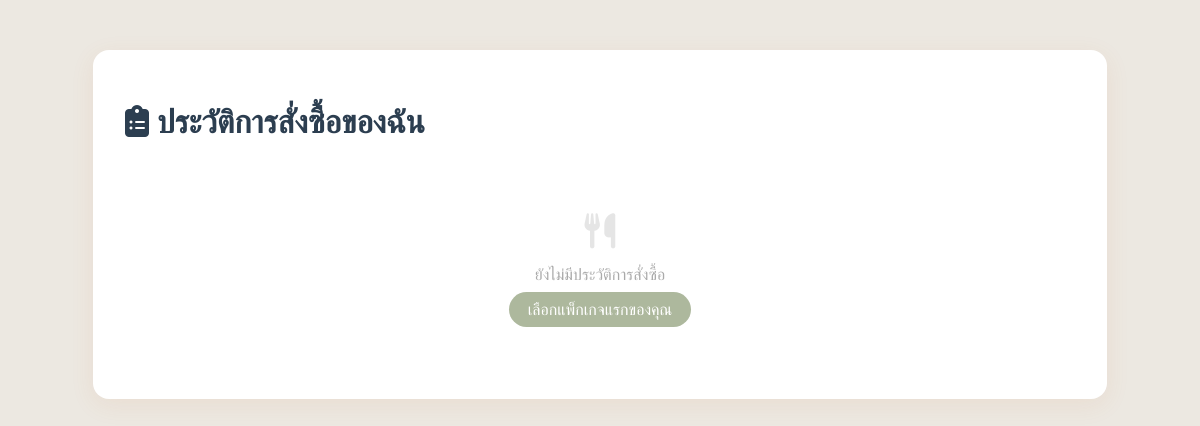
The app's page /KruaThai/order-history.php (signed in), older data.
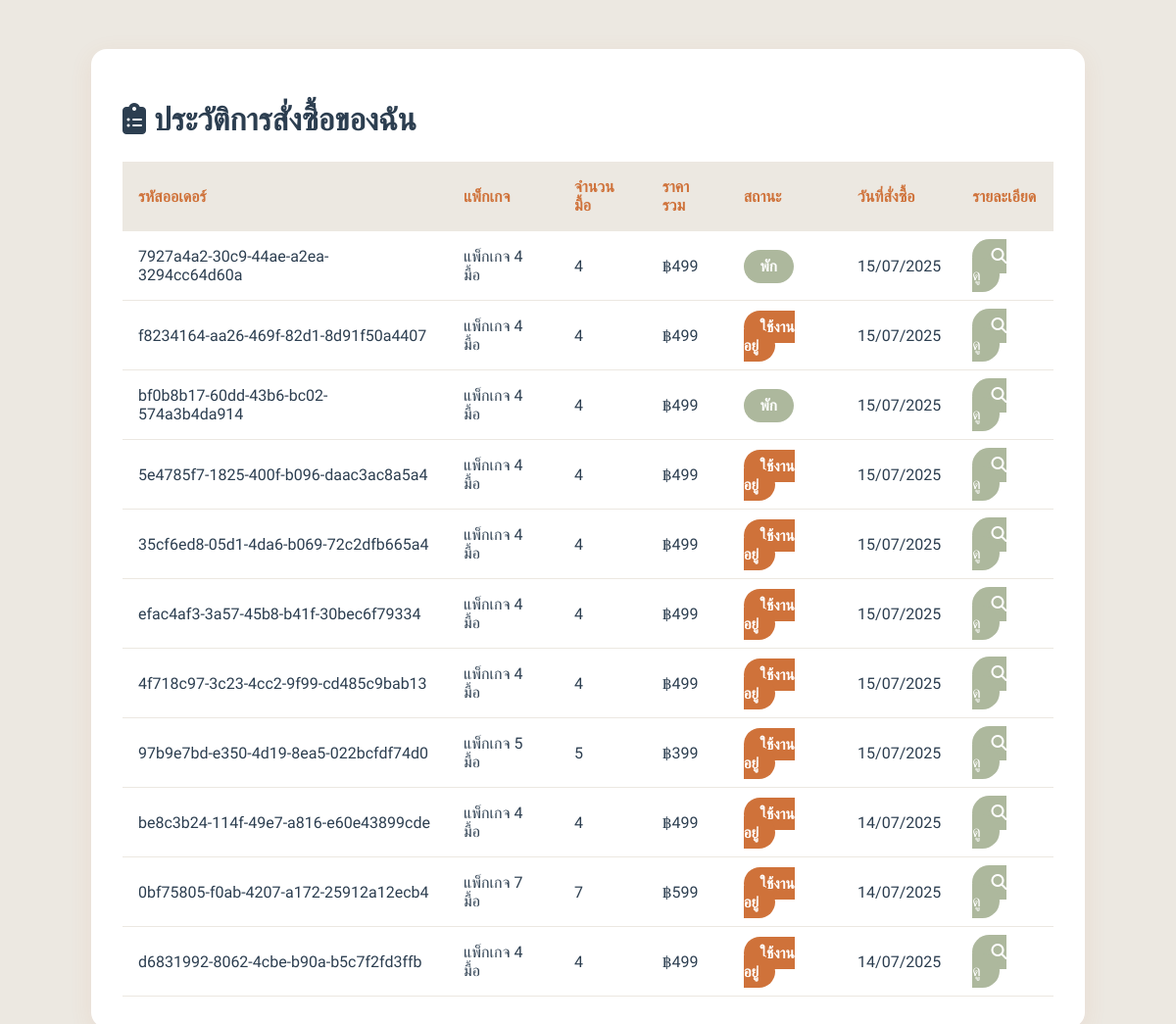
The same page, newer data.
### tables this page shows
CREATE TABLE `subscriptions` (
  `id` char(36) NOT NULL,
  `user_id` char(36) NOT NULL,
  `plan_id` char(36) NOT NULL,
  `status` enum('active','paused','cancelled','expired','pending_payment') DEFAULT 'pending_payment',
  `start_date` date NOT NULL,
  `end_date` date DEFAULT NULL,
  `next_billing_date` date DEFAULT NULL,
  `billing_cycle` enum('weekly','monthly') NOT NULL,
  `total_amount` decimal(8,2) NOT NULL,
  `discount_applied` decimal(8,2) DEFAULT '0.00',
  `delivery_days` longtext,
  `preferred_delivery_time` enum('morning','afternoon','evening','flexible') DEFAULT 'afternoon',
  `special_instructions` text,
  `pause_start_date` date DEFAULT NULL,
  `pause_end_date` date DEFAULT NULL,
  `skip_dates` longtext,
  `auto_renew` tinyint(1) DEFAULT '1',
  `cancellation_reason` text,
  `cancelled_at` timestamp NULL DEFAULT NULL,
  `cancelled_by` char(36) DEFAULT NULL,
  `created_at` timestamp NOT NULL DEFAULT CURRENT_TIMESTAMP,
  `updated_at` timestamp NOT NULL DEFAULT CURRENT_TIMESTAMP ON UPDATE CURRENT_TIMESTAMP
);

CREATE TABLE `subscription_plans` (
  `id` char(36) NOT NULL,
  `name` varchar(100) NOT NULL,
  `name_thai` varchar(100) DEFAULT NULL,
  `description` text,
  `plan_type` enum('weekly','monthly','custom') NOT NULL,
  `meals_per_week` int(11) NOT NULL,
  `weeks_duration` int(11) DEFAULT '4',
  `base_price` decimal(8,2) NOT NULL,
  `discount_percentage` decimal(5,2) DEFAULT '0.00',
  `final_price` decimal(8,2) NOT NULL,
  `features` longtext,
  `max_skips_per_week` int(11) DEFAULT '2',
  `advance_ordering_days` int(11) DEFAULT '7',
  `is_active` tinyint(1) DEFAULT '1',
  `is_popular` tinyint(1) DEFAULT '0',
  `sort_order` int(11) DEFAULT '0',
  `created_at` timestamp NOT NULL DEFAULT CURRENT_TIMESTAMP,
  `updated_at` timestamp NOT NULL DEFAULT CURRENT_TIMESTAMP ON UPDATE CURRENT_TIMESTAMP
);

### KruaThai/order-history.php (the view, shortened to what this page needs)
<?php
require_once 'config/database.php';
$user_id = $_SESSION['user_id'];
try {
    $stmt = $pdo->prepare("
        SELECT s.*, p.name_thai AS plan_name, p.meals_per_week, p.final_price
        FROM subscriptions s
        LEFT JOIN subscription_plans p ON s.plan_id = p.id
        WHERE s.user_id = ?
        ORDER BY s.created_at DESC
        LIMIT 100
    ");
    $stmt->execute([$user_id]);
    $orders = $stmt->fetchAll(PDO::FETCH_ASSOC);
} catch (Exception $e) {
    $orders = [];
}
?>
<!DOCTYPE html>
<html lang="th">
<head>
    <link href="https://cdnjs.cloudflare.com/ajax/libs/font-awesome/6.4.0/css/all.min.css" rel="stylesheet">
</head>
<body>
    <div class="container">
        <h1><i class="fas fa-clipboard-list"></i> ประวัติการสั่งซื้อของฉัน</h1>
        <?php if (empty($orders)): ?>
            <div class="no-orders">
                <i class="fas fa-utensils" style="font-size:2.2rem; opacity:0.3;"></i>
                <p>ยังไม่มีประวัติการสั่งซื้อ</p>
                <a href="index.php#plans" class="btn">เลือกแพ็กเกจแรกของคุณ</a>
            </div>
        <?php else: ?>
        <table class="history-table">
            <thead>
                <tr>
                    <th>รหัสออเดอร์</th>
                    <th>แพ็กเกจ</th>
                    <th>จำนวนมื้อ</th>
                    <th>ราคารวม</th>
                    <th>สถานะ</th>
                    <th>วันที่สั่งซื้อ</th>
                    <th>รายละเอียด</th>
                </tr>
            </thead>
            <tbody>
            <?php foreach ($orders as $order): ?>
                <tr>
                    <td><?php echo htmlspecialchars($order['id']); ?></td>
                    <td><?php echo htmlspecialchars($order['plan_name'] ?: '—'); ?></td>
                    <td><?php echo htmlspecialchars($order['meals_per_week']); ?></td>
                    <td>฿<?php echo number_format($order['final_price'] ?: 0); ?></td>
                    <td>
                        <?php
                        $status = strtolower($order['status']);
                        $badgeClass = $status;
                        echo "<span class='status-badge $badgeClass'>";
                        if ($status == 'active') echo 'ใช้งานอยู่';
                        elseif ($status == 'paused') echo 'พัก';
                        elseif ($status == 'cancelled') echo 'ยกเลิก';
                        elseif ($status == 'paid') echo 'ชำระแล้ว';
                        elseif ($status == 'pending') echo 'รอชำระเงิน';
                        else echo ucfirst($status);
                        echo "</span>";
                        ?>
                    </td>
                    <td><?php echo date('d/m/Y', strtotime($order['created_at'])); ?></td>
                    <td>
                        <a href="order-detail.php?id=<?php echo urlencode($order['id']); ?>" class="btn">
                            <i class="fas fa-search"></i> ดู
                        </a>
                    </td>
                </tr>
            <?php endforeach; ?>
            </tbody>
        </table>
        <?php endif; ?>
    </div>
</body>
</html>

Row changes from the older to the newer data that the page shows:
added subscriptions: id "7927a4a2-30c9-44ae-a2ea-3294cc64d60a", plan.name_thai "แพ็กเกจ 4 มื้อ", plan.meals_per_week "4", plan.final_price "499", status "พัก", created_at "15/07/2025"
added subscriptions: id "f8234164-aa26-469f-82d1-8d91f50a4407", plan.name_thai "แพ็กเกจ 4 มื้อ", plan.meals_per_week "4", plan.final_price "499", status "ใช้งานอยู่", created_at "15/07/2025"
added subscriptions: id "bf0b8b17-60dd-43b6-bc02-574a3b4da914", plan.name_thai "แพ็กเกจ 4 มื้อ", plan.meals_per_week "4", plan.final_price "499", status "พัก", created_at "15/07/2025"
added subscriptions: id "5e4785f7-1825-400f-b096-daac3ac8a5a4", plan.name_thai "แพ็กเกจ 4 มื้อ", plan.meals_per_week "4", plan.final_price "499", status "ใช้งานอยู่", created_at "15/07/2025"
added subscriptions: id "35cf6ed8-05d1-4da6-b069-72c2dfb665a4", plan.name_thai "แพ็กเกจ 4 มื้อ", plan.meals_per_week "4", plan.final_price "499", status "ใช้งานอยู่", created_at "15/07/2025"
added subscriptions: id "efac4af3-3a57-45b8-b41f-30bec6f79334", plan.name_thai "แพ็กเกจ 4 มื้อ", plan.meals_per_week "4", plan.final_price "499", status "ใช้งานอยู่", created_at "15/07/2025"
added subscriptions: id "4f718c97-3c23-4cc2-9f99-cd485c9bab13", plan.name_thai "แพ็กเกจ 4 มื้อ", plan.meals_per_week "4", plan.final_price "499", status "ใช้งานอยู่", created_at "15/07/2025"
added subscriptions: id "97b9e7bd-e350-4d19-8ea5-022bcfdf74d0", plan.name_thai "แพ็กเกจ 5 มื้อ", plan.meals_per_week "5", plan.final_price "399", status "ใช้งานอยู่", created_at "15/07/2025"
added subscriptions: id "be8c3b24-114f-49e7-a816-e60e43899cde", plan.name_thai "แพ็กเกจ 4 มื้อ", plan.meals_per_week "4", plan.final_price "499", status "ใช้งานอยู่", created_at "14/07/2025"
added subscriptions: id "0bf75805-f0ab-4207-a172-25912a12ecb4", plan.name_thai "แพ็กเกจ 7 มื้อ", plan.meals_per_week "7", plan.final_price "599", status "ใช้งานอยู่", created_at "14/07/2025"
added subscriptions: id "d6831992-8062-4cbe-b90a-b5c7f2fd3ffb", plan.name_thai "แพ็กเกจ 4 มื้อ", plan.meals_per_week "4", plan.final_price "499", status "ใช้งานอยู่", created_at "14/07/2025"
Text that changed along with them:
text no longer shown: "ยังไม่มีประวัติการสั่งซื้อ เลือกแพ็กเกจแรกของคุณ"
text now shown: "รหัสออเดอร์ แพ็กเกจ จำนวนมื้อ ราคารวม สถานะ วันที่สั่งซื้อ รายละเอียด"
